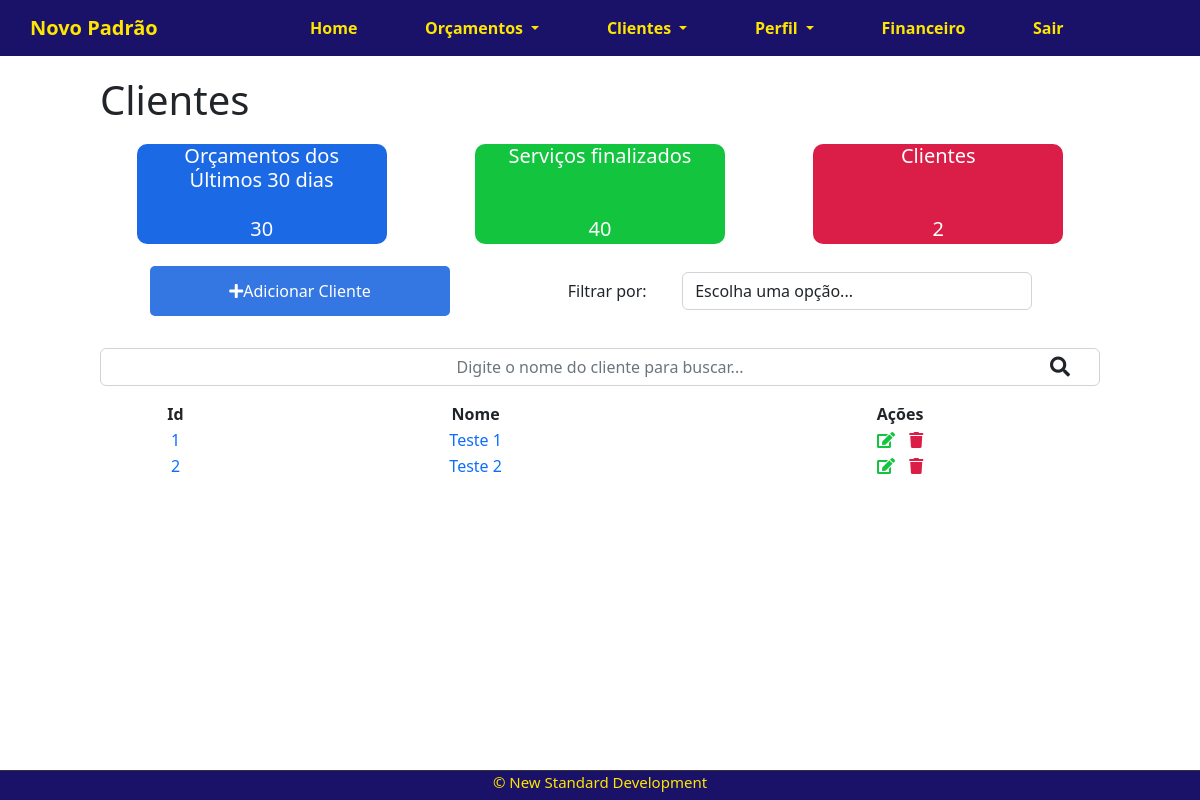
Page /clients/ (signed in) on the earlier database version.
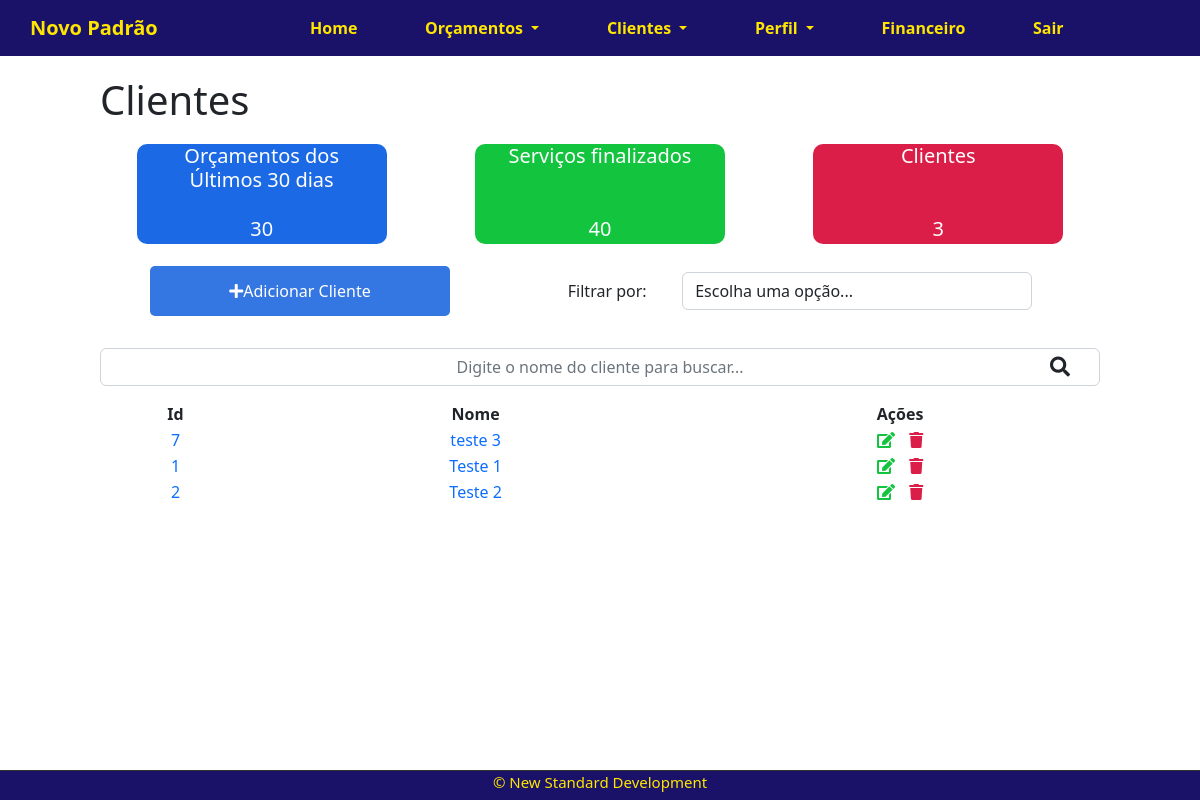
Same page on the later database version.
### company/models.py (models this page shows, shortened)
class Clients(models.Model):
    name = models.CharField(max_length=255 )
    client_type = models.CharField(
        max_length=25,
        choices=CLIENT_TYPE,
        null=True,
        blank=True,
        )
    user = models.ForeignKey(get_user_model(), on_delete=models.CASCADE)
    create_at = models.DateTimeField(auto_now_add=True)
    update_at = models.DateTimeField(auto_now=True)

### company/views.py (the view)
# urls.py: path('clients/', views.listClients, name='clients-list'),
@login_required
def listClients(request):
    search = request.GET.get('search')
    filter = request.GET.get('filter')
    if search:
        clients = Clients.objects.filter(nome__icontains=search, user=request.user)
    elif filter:
        clients = Clients.objects.filter(client_type=filter, user=request.user)
    else:
        clients_list = Clients.objects.all().order_by('-create_at').filter(user=request.user)
        paginator = Paginator(clients_list,3)
        page = request.GET.get('page')
        clients = paginator.get_page(page)
    clientsCount = Clients.objects.all().filter(user=request.user).count()
    context = {
        'clients': clients ,
        'clientsCount':clientsCount}
    return render(request, 'company/listclients.html', context)

### company/templates/company/listclients.html (shortened to what this page needs)
{% extends 'base.html' %}
{% block content %}
<div class="offset-1 col-10 list-div">
    <h1>Clientes</h1>
    <div class="flex-container dashboard-client">
        <div class="col-4 dashboard-client-box" id="dashboard-client-lastdays">
            <h4>Orçamentos dos <br> Últimos 30 dias</h4>
            <span>30</span>
        </div>
        <div class="col-4 dashboard-client-box" id="dashboard-client-done">
            <h4>Serviços finalizados</h4>
            <span>40</span>
        </div>
        <div class="col-4 dashboard-client-box" id="dashboard-client-doing">
            <h4>Clientes</h4>
            <span>{{ clientsCount }}</span>
        </div>
    </div>
    <div class="flex-container filter-div">
        <div id="add-link">
            <a href="newclient/">
                <div class="col-2 add-div">
                    <i class="fas fa-plus"></i> Adicionar Cliente
                </div>
            </a>
        </div>
        <div id="div-filter-span">
            <span>Filtrar por:</span>
            <select name="filter" id="filter" class="form-control">
                <option value="">Escolha uma opção...</option>
            </select>
        </div>
    </div>
    <div class=" flex-container search-div">
        <form method="GET" id="search-form">
            <input class="form-control" type="text" id="search" name="search"
                placeholder="Digite o nome do cliente para buscar..." value="{{ request.GET.search }}">
            <i class="fas fa-search" id="search-btn"></i>
        </form>
    </div>
    <div class="div-base-table">
        <table class="client-list">
            <thead>
                <tr>
                    <th>Id</th>
                    <th>Nome</th>
                    <th>Ações</th>
                </tr>
            </thead>
            <tbody class="client-item">
                {% for client in clients %}
                <tr>
                    <td>
                        <span class="client-name">
                            <a href="client/{{client.id}}">{{client.id}}
                            </a>
                        </span>
                    </td>
                    <td>
                        <span class="client-name">
                            <a href="client/{{client.id}}">{{client.name}}
                            </a>
                        </span>
                    </td>
                    <td class="buttons-actions">
                        <a href="edit/{{client.id}}">
                            <span>
                                <i class="fas fa-edit "></i>
                            </span>
                        </a>
                        <a href="delete/{{client.id}}" class="delete-btn">
                            <span>
                                <i class="fas fa-trash"></i>
                            </span>
                        </a>
                    </td>
                </tr>
                {%endfor %}
            </tbody>
        </table>
    </div>
</div>
{% endblock %}

Differences in the rows shown:
added Clients: id "7", name "teste 3"
Other differences:
{{ clientsCount }}: "2" → "3"
